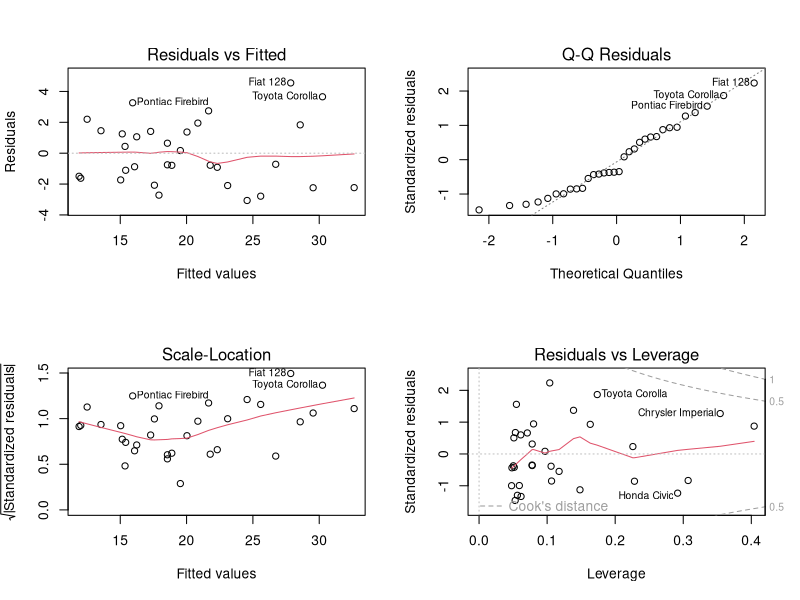
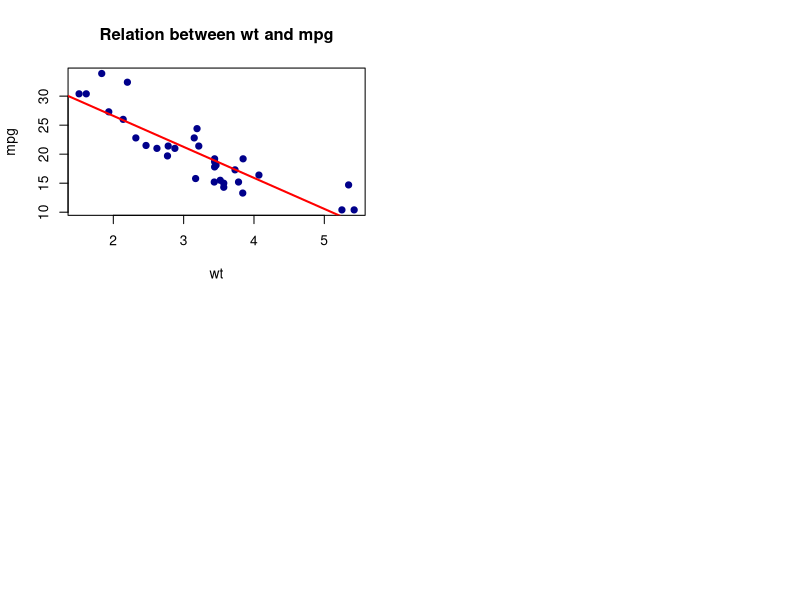

Here is the R script that generated these plots, in order:
## ---- chunk 1
knitr::opts_chunk$set(echo = FALSE)
## ---- chunk 2
mtcars <- mtcars
model <- lm(mpg ~ wt * hp, data = mtcars)
## ---- chunk 3
library(broom)
library(flextable)
library(tidyverse)
tabel_data <- tidy(model)
flextable(tabel_data) %>%
  fontsize(size = 9, part = "all") %>%
  autofit()
## ---- chunk 4
par(mfrow = c(2,2))
plot(model)
## ---- chunk 5
plot(mpg ~ wt, data = mtcars, xlab = "wt", ylab = "mpg", main = "Relation between wt and mpg", 
     pch = 19, col = "darkblue")
model2 <- lm(mpg ~ wt, data = mtcars)
    abline(model2, col = "red", lwd = 2)
